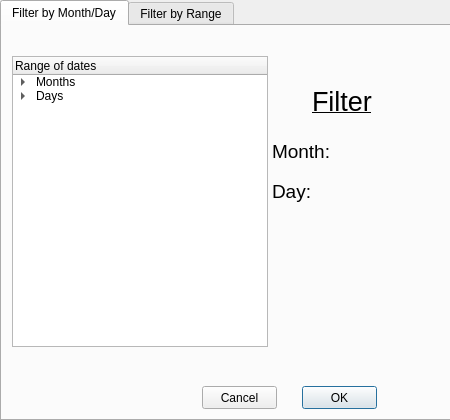
<?xml version="1.0" encoding="UTF-8"?>
<ui version="4.0">
 <class>Form</class>
 <widget class="QWidget" name="Form">
  <property name="geometry">
   <rect>
    <x>0</x>
    <y>0</y>
    <width>450</width>
    <height>420</height>
   </rect>
  </property>
  <property name="windowTitle">
   <string>Filter</string>
  </property>
  <widget class="QTabWidget" name="tabWidget">
   <property name="geometry">
    <rect>
     <x>0</x>
     <y>0</y>
     <width>451</width>
     <height>421</height>
    </rect>
   </property>
   <property name="currentIndex">
    <number>0</number>
   </property>
   <widget class="QWidget" name="tab">
    <attribute name="title">
     <string>Filter by Month/Day</string>
    </attribute>
    <widget class="QTreeWidget" name="treeWidget">
     <property name="geometry">
      <rect>
       <x>10</x>
       <y>30</y>
       <width>256</width>
       <height>291</height>
      </rect>
     </property>
     <column>
      <property name="text">
       <string>Range of dates</string>
      </property>
     </column>
     <item>
      <property name="text">
       <string>Months</string>
      </property>
      <property name="flags">
       <set>ItemIsDragEnabled|ItemIsUserCheckable|ItemIsEnabled</set>
      </property>
      <item>
       <property name="text">
        <string>January</string>
       </property>
      </item>
      <item>
       <property name="text">
        <string>February</string>
       </property>
      </item>
      <item>
       <property name="text">
        <string>March</string>
       </property>
      </item>
      <item>
       <property name="text">
        <string>April</string>
       </property>
      </item>
      <item>
       <property name="text">
        <string>May</string>
       </property>
      </item>
      <item>
       <property name="text">
        <string>June</string>
       </property>
      </item>
      <item>
       <property name="text">
        <string>July</string>
       </property>
      </item>
      <item>
       <property name="text">
        <string>August</string>
       </property>
      </item>
      <item>
       <property name="text">
        <string>September</string>
       </property>
      </item>
      <item>
       <property name="text">
        <string>October</string>
       </property>
      </item>
      <item>
       <property name="text">
        <string>November</string>
       </property>
      </item>
      <item>
       <property name="text">
        <string>December</string>
       </property>
      </item>
     </item>
     <item>
      <property name="text">
       <string>Days</string>
      </property>
      <property name="flags">
       <set>ItemIsDragEnabled|ItemIsUserCheckable|ItemIsEnabled</set>
      </property>
      <item>
       <property name="text">
        <string>1 - 7</string>
       </property>
       <property name="flags">
        <set>ItemIsDragEnabled|ItemIsUserCheckable|ItemIsEnabled</set>
       </property>
       <item>
        <property name="text">
         <string>1</string>
        </property>
       </item>
       <item>
        <property name="text">
         <string>2</string>
        </property>
       </item>
       <item>
        <property name="text">
         <string>3</string>
        </property>
       </item>
       <item>
        <property name="text">
         <string>4</string>
        </property>
       </item>
       <item>
        <property name="text">
         <string>5</string>
        </property>
       </item>
       <item>
        <property name="text">
         <string>6</string>
        </property>
       </item>
       <item>
        <property name="text">
         <string>7</string>
        </property>
       </item>
      </item>
      <item>
       <property name="text">
        <string>8 - 14</string>
       </property>
       <property name="flags">
        <set>ItemIsDragEnabled|ItemIsUserCheckable|ItemIsEnabled</set>
       </property>
       <item>
        <property name="text">
         <string>8</string>
        </property>
       </item>
       <item>
        <property name="text">
         <string>9</string>
        </property>
       </item>
       <item>
        <property name="text">
         <string>10</string>
        </property>
       </item>
       <item>
        <property name="text">
         <string>11</string>
        </property>
       </item>
       <item>
        <property name="text">
         <string>12</string>
        </property>
       </item>
       <item>
        <property name="text">
         <string>13</string>
        </property>
       </item>
       <item>
        <property name="text">
         <string>14</string>
        </property>
       </item>
      </item>
      <item>
       <property name="text">
        <string>15 - 21</string>
       </property>
       <property name="flags">
        <set>ItemIsDragEnabled|ItemIsUserCheckable|ItemIsEnabled</set>
       </property>
       <item>
        <property name="text">
         <string>15</string>
        </property>
       </item>
       <item>
        <property name="text">
         <string>16</string>
        </property>
       </item>
       <item>
        <property name="text">
         <string>17</string>
        </property>
       </item>
       <item>
        <property name="text">
         <string>18</string>
        </property>
       </item>
       <item>
        <property name="text">
         <string>19</string>
        </property>
       </item>
       <item>
        <property name="text">
         <string>20</string>
        </property>
       </item>
       <item>
        <property name="text">
         <string>21</string>
        </property>
       </item>
      </item>
      <item>
       <property name="text">
        <string>22 - 31</string>
       </property>
       <property name="flags">
        <set>ItemIsDragEnabled|ItemIsUserCheckable|ItemIsEnabled</set>
       </property>
       <item>
        <property name="text">
         <string>22</string>
        </property>
       </item>
       <item>
        <property name="text">
         <string>23</string>
        </property>
       </item>
       <item>
        <property name="text">
         <string>24</string>
        </property>
       </item>
       <item>
        <property name="text">
         <string>25</string>
        </property>
       </item>
       <item>
        <property name="text">
         <string>26</string>
        </property>
       </item>
       <item>
        <property name="text">
         <string>27</string>
        </property>
       </item>
       <item>
        <property name="text">
         <string>28</string>
        </property>
       </item>
       <item>
        <property name="text">
         <string>29</string>
        </property>
       </item>
       <item>
        <property name="text">
         <string>30</string>
        </property>
       </item>
       <item>
        <property name="text">
         <string>31</string>
        </property>
       </item>
      </item>
     </item>
     <item>
      <property name="text">
       <string/>
      </property>
     </item>
     <item>
      <property name="text">
       <string/>
      </property>
     </item>
     <item>
      <property name="text">
       <string/>
      </property>
     </item>
     <item>
      <property name="text">
       <string/>
      </property>
     </item>
     <item>
      <property name="text">
       <string/>
      </property>
     </item>
     <item>
      <property name="text">
       <string/>
      </property>
     </item>
     <item>
      <property name="text">
       <string/>
      </property>
     </item>
     <item>
      <property name="text">
       <string/>
      </property>
     </item>
     <item>
      <property name="text">
       <string/>
      </property>
     </item>
     <item>
      <property name="text">
       <string/>
      </property>
     </item>
    </widget>
    <widget class="QPushButton" name="btnOk">
     <property name="geometry">
      <rect>
       <x>300</x>
       <y>360</y>
       <width>75</width>
       <height>23</height>
      </rect>
     </property>
     <property name="text">
      <string>OK</string>
     </property>
     <property name="default">
      <bool>true</bool>
     </property>
    </widget>
    <widget class="QPushButton" name="btnCancel">
     <property name="geometry">
      <rect>
       <x>200</x>
       <y>360</y>
       <width>75</width>
       <height>23</height>
      </rect>
     </property>
     <property name="text">
      <string>Cancel</string>
     </property>
     <property name="shortcut">
      <string>Alt+C</string>
     </property>
    </widget>
    <widget class="QLabel" name="labMonth">
     <property name="geometry">
      <rect>
       <x>330</x>
       <y>110</y>
       <width>101</width>
       <height>31</height>
      </rect>
     </property>
     <property name="font">
      <font>
       <family>Arial</family>
       <pointsize>14</pointsize>
      </font>
     </property>
     <property name="text">
      <string/>
     </property>
    </widget>
    <widget class="QLabel" name="labMonth_3">
     <property name="geometry">
      <rect>
       <x>310</x>
       <y>60</y>
       <width>71</width>
       <height>31</height>
      </rect>
     </property>
     <property name="font">
      <font>
       <family>Arial</family>
       <pointsize>20</pointsize>
       <underline>true</underline>
      </font>
     </property>
     <property name="text">
      <string>Filter</string>
     </property>
    </widget>
    <widget class="QLabel" name="labDay">
     <property name="geometry">
      <rect>
       <x>310</x>
       <y>150</y>
       <width>101</width>
       <height>31</height>
      </rect>
     </property>
     <property name="font">
      <font>
       <family>Arial</family>
       <pointsize>14</pointsize>
      </font>
     </property>
     <property name="text">
      <string/>
     </property>
    </widget>
    <widget class="QLabel" name="labMonth_2">
     <property name="geometry">
      <rect>
       <x>270</x>
       <y>110</y>
       <width>61</width>
       <height>31</height>
      </rect>
     </property>
     <property name="font">
      <font>
       <family>Arial</family>
       <pointsize>14</pointsize>
      </font>
     </property>
     <property name="text">
      <string>Month:</string>
     </property>
    </widget>
    <widget class="QLabel" name="labDay_2">
     <property name="geometry">
      <rect>
       <x>270</x>
       <y>150</y>
       <width>41</width>
       <height>31</height>
      </rect>
     </property>
     <property name="font">
      <font>
       <family>Arial</family>
       <pointsize>14</pointsize>
      </font>
     </property>
     <property name="text">
      <string>Day:</string>
     </property>
    </widget>
   </widget>
   <widget class="QWidget" name="tab_2">
    <attribute name="title">
     <string>Filter by Range</string>
    </attribute>
    <widget class="QLabel" name="label">
     <property name="geometry">
      <rect>
       <x>30</x>
       <y>80</y>
       <width>101</width>
       <height>16</height>
      </rect>
     </property>
     <property name="font">
      <font>
       <family>Arial</family>
       <pointsize>14</pointsize>
      </font>
     </property>
     <property name="text">
      <string>Filter from:</string>
     </property>
    </widget>
    <widget class="QSlider" name="sliderFrom">
     <property name="geometry">
      <rect>
       <x>30</x>
       <y>120</y>
       <width>331</width>
       <height>22</height>
      </rect>
     </property>
     <property name="maximum">
      <number>365</number>
     </property>
     <property name="orientation">
      <enum>Qt::Horizontal</enum>
     </property>
    </widget>
    <widget class="QLabel" name="labFrom">
     <property name="geometry">
      <rect>
       <x>160</x>
       <y>80</y>
       <width>101</width>
       <height>16</height>
      </rect>
     </property>
     <property name="font">
      <font>
       <family>Arial</family>
       <pointsize>14</pointsize>
      </font>
     </property>
     <property name="text">
      <string>2014-01-01</string>
     </property>
    </widget>
    <widget class="QLabel" name="labTo">
     <property name="geometry">
      <rect>
       <x>160</x>
       <y>200</y>
       <width>101</width>
       <height>16</height>
      </rect>
     </property>
     <property name="font">
      <font>
       <family>Arial</family>
       <pointsize>14</pointsize>
      </font>
     </property>
     <property name="text">
      <string>2014-12-31</string>
     </property>
    </widget>
    <widget class="QSlider" name="sliderTo">
     <property name="geometry">
      <rect>
       <x>30</x>
       <y>230</y>
       <width>331</width>
       <height>22</height>
      </rect>
     </property>
     <property name="maximum">
      <number>365</number>
     </property>
     <property name="orientation">
      <enum>Qt::Horizontal</enum>
     </property>
    </widget>
    <widget class="QLabel" name="label_2">
     <property name="geometry">
      <rect>
       <x>40</x>
       <y>200</y>
       <width>101</width>
       <height>16</height>
      </rect>
     </property>
     <property name="font">
      <font>
       <family>Arial</family>
       <pointsize>14</pointsize>
      </font>
     </property>
     <property name="text">
      <string>Filter to:</string>
     </property>
    </widget>
    <widget class="QPushButton" name="btnOk2">
     <property name="geometry">
      <rect>
       <x>300</x>
       <y>360</y>
       <width>75</width>
       <height>23</height>
      </rect>
     </property>
     <property name="text">
      <string>OK</string>
     </property>
     <property name="default">
      <bool>true</bool>
     </property>
    </widget>
    <widget class="QPushButton" name="btnCancel2">
     <property name="geometry">
      <rect>
       <x>200</x>
       <y>360</y>
       <width>75</width>
       <height>23</height>
      </rect>
     </property>
     <property name="text">
      <string>Cancel</string>
     </property>
     <property name="shortcut">
      <string>Alt+C</string>
     </property>
    </widget>
   </widget>
  </widget>
 </widget>
 <resources/>
 <connections/>
</ui>
